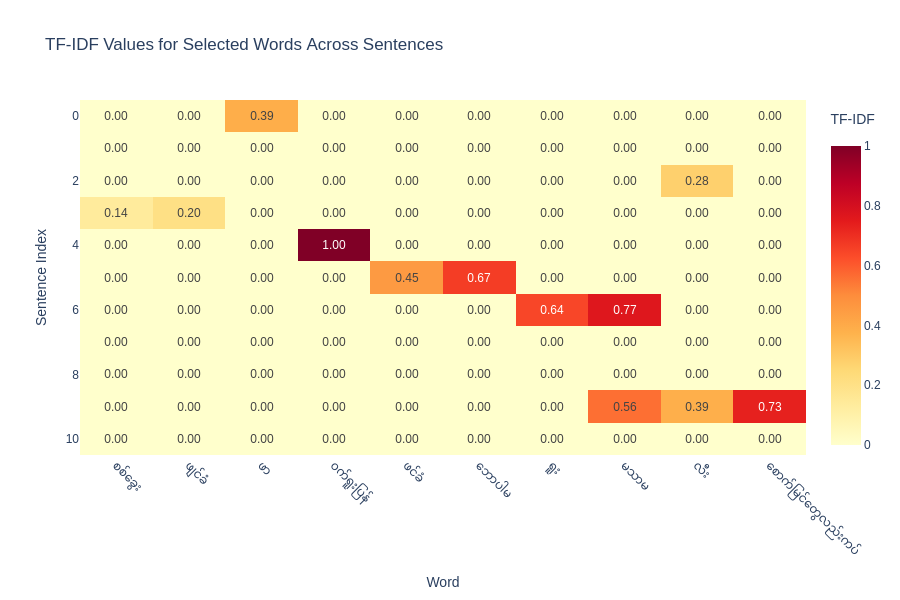

Here is the notebook cell this chart was saved with:
### Code cell
### TFIDF vectorization
vectorizer_tfidf = TfidfVectorizer(token_pattern=r'\S+',stop_words=stop_words)
X_train_tfidf = vectorizer_tfidf.fit_transform(train_df['cleaned_text'].tolist())
X_test_tfidf = vectorizer_tfidf.transform(test_df['cleaned_text'].tolist())
y_train_tfidf = train_df['label_encoded'].tolist()
y_test_tfidf = test_df['label_encoded'].tolist()

### to visualize the TF-IDF matrix
dense = X_train_tfidf.todense()
df_train_tfidf = pd.DataFrame(dense, columns=vectorizer_tfidf.get_feature_names_out())


# Select the specific words you want to visualize
selected_words = ['စစ်ခွေး', 'ဖျင်ခံ', 'ဖာ', '၀က်ရူးပြန်', 'ဖင်ခံ', 'ဘောပါမ', 'ရူး', 'မသာမ', 'လီး', 'စောက်မြင်တွေလည်းကပ်']

# Filter only the columns that actually exist in your DataFrame
available_words = [word for word in selected_words if word in df_train_tfidf.columns]

# Select first 11 rows (0 to 10 inclusive) and only available words
subset_data = df_train_tfidf.iloc[0:11][available_words]

# Create the heatmap
fig = px.imshow(
    subset_data.values,
    labels=dict(x="Word", y="Sentence", color="TF-IDF"),
    x=subset_data.columns.tolist(),
    y=subset_data.index.tolist(),
    color_continuous_scale="YlOrRd",
    aspect="auto",
    text_auto=".2f",  # This will automatically display values with 2 decimal places
    title="TF-IDF Values for Selected Words Across Sentences"
)

# Update layout
fig.update_layout(
    xaxis_title="Word",
    yaxis_title="Sentence Index",
    font=dict(family="Noto Sans Myanmar, Padauk, Arial Unicode MS, sans-serif", size=12),
    width=900,
    height=600
)

# Rotate x-axis labels for better readability
fig.update_xaxes(tickangle=45)

fig.show()

# fig = px.imshow(
#     # df_train_tfidf.iloc[:10].values,
#     df_train_tfidf.loc[0:11, ['စစ်ခွေး','ဖျင်ခံ', 'ဖာ', '၀က်ရူးပြန်', 'ဖင်ခံ', 'ဘောပါမ', 'ရူး', 'မသာမ', 'လီး','စောက်မြင်တွေလည်းကပ်']],
#     labels=dict(x="Word", y="Sentence", color="TF-IDF"),
#     x=df_train_tfidf.columns,
#     y=df_train_tfidf.index[:10],
#     color_continuous_scale="YlOrRd",
#     text_auto=".2f"
# )
# fig.update_layout(
#     title="Color-Coded Heatmap of Data ",
#     xaxis_title="Word",
#     yaxis_title="Sentence",
#     font=dict(family="Noto Sans Myanmar, Padauk, Arial Unicode MS, sans-serif", size=16)
# )
# fig.show()

tfidfvoc = vectorizer_tfidf.vocabulary_
print(f'TFIDF voc: {tfidfvoc}')

### Figure 1 — Plotly figure (JSON) as saved in the notebook; plotly's stock layout.template omitted (floating-point values rounded to 4 significant figures)
{"data": [{"coloraxis": "coloraxis", "hovertemplate": "Word: %{x}<br>Sentence: %{y}<br>TF-IDF: %{z}<extra></extra>", "name": "0", "texttemplate": "%{z:.2f}", "type": "heatmap", "x": ["စစ်ခွေး", "ဖျင်ခံ", "ဖာ", "၀က်ရူးပြန်", "ဖင်ခံ", "ဘောပါမ", "ရူး", "မသာမ", "လီး", "စောက်မြင်တွေလည်းကပ်"], "xaxis": "x", "y": [0, 1, 2, 3, 4, 5, 6, 7, 8, 9, 10], "yaxis": "y", "z": [[0.0, 0.0, 0.3889, 0.0, 0.0, 0.0, 0.0, 0.0, 0.0, 0.0], [0.0, 0.0, 0.0, 0.0, 0.0, 0.0, 0.0, 0.0, 0.0, 0.0], [0.0, 0.0, 0.0, 0.0, 0.0, 0.0, 0.0, 0.0, 0.2777, 0.0], [0.1375, 0.2039, 0.0, 0.0, 0.0, 0.0, 0.0, 0.0, 0.0, 0.0], [0.0, 0.0, 0.0, 1.0, 0.0, 0.0, 0.0, 0.0, 0.0, 0.0], [0.0, 0.0, 0.0, 0.0, 0.455, 0.6665, 0.0, 0.0, 0.0, 0.0], [0.0, 0.0, 0.0, 0.0, 0.0, 0.0, 0.6432, 0.7657, 0.0, 0.0], [0.0, 0.0, 0.0, 0.0, 0.0, 0.0, 0.0, 0.0, 0.0, 0.0], [0.0, 0.0, 0.0, 0.0, 0.0, 0.0, 0.0, 0.0, 0.0, 0.0], [0.0, 0.0, 0.0, 0.0, 0.0, 0.0, 0.0, 0.5595, 0.3854, 0.7338], [0.0, 0.0, 0.0, 0.0, 0.0, 0.0, 0.0, 0.0, 0.0, 0.0]]}], "layout": {"coloraxis": {"colorbar": {"title": {"text": "TF-IDF"}}, "colorscale": [[0, "rgb(255,255,204)"], [0.125, "rgb(255,237,160)"], [0.25, "rgb(254,217,118)"], [0.375, "rgb(254,178,76)"], [0.5, "rgb(253,141,60)"], [0.625, "rgb(252,78,42)"], [0.75, "rgb(227,26,28)"], [0.875, "rgb(189,0,38)"], [1, "rgb(128,0,38)"]]}, "font": {"family": "Noto Sans Myanmar, Padauk, Arial Unicode MS, sans-serif", "size": 12}, "height": 600, "title": {"text": "TF-IDF Values for Selected Words Across Sentences"}, "width": 900, "xaxis": {"anchor": "y", "domain": [0, 1], "tickangle": 45, "title": {"text": "Word"}}, "yaxis": {"anchor": "x", "autorange": "reversed", "domain": [0, 1], "title": {"text": "Sentence Index"}}}}
